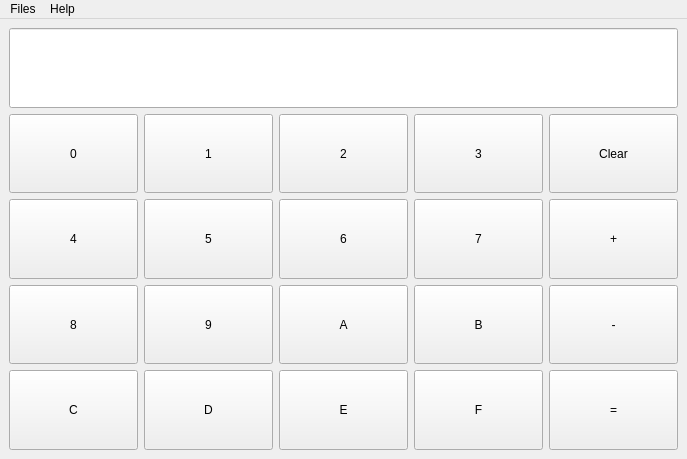
<?xml version="1.0" encoding="UTF-8"?>
<ui version="4.0">
 <class>MainWindow</class>
 <widget class="QMainWindow" name="MainWindow">
  <property name="geometry">
   <rect>
    <x>0</x>
    <y>0</y>
    <width>687</width>
    <height>459</height>
   </rect>
  </property>
  <property name="contextMenuPolicy">
   <enum>Qt::DefaultContextMenu</enum>
  </property>
  <property name="windowTitle">
   <string>Lab1</string>
  </property>
  <property name="tabShape">
   <enum>QTabWidget::Rounded</enum>
  </property>
  <widget class="QWidget" name="Widget">
   <property name="sizePolicy">
    <sizepolicy hsizetype="Preferred" vsizetype="Preferred">
     <horstretch>0</horstretch>
     <verstretch>0</verstretch>
    </sizepolicy>
   </property>
   <layout class="QGridLayout" name="gridLayout_2">
    <property name="sizeConstraint">
     <enum>QLayout::SetDefaultConstraint</enum>
    </property>
    <item row="0" column="0">
     <layout class="QGridLayout" name="GridLayout">
      <item row="3" column="4">
       <widget class="QPushButton" name="ButtonMinus">
        <property name="sizePolicy">
         <sizepolicy hsizetype="Minimum" vsizetype="Expanding">
          <horstretch>0</horstretch>
          <verstretch>0</verstretch>
         </sizepolicy>
        </property>
        <property name="text">
         <string>-</string>
        </property>
       </widget>
      </item>
      <item row="4" column="2">
       <widget class="QPushButton" name="ButtonE">
        <property name="sizePolicy">
         <sizepolicy hsizetype="Minimum" vsizetype="Expanding">
          <horstretch>0</horstretch>
          <verstretch>0</verstretch>
         </sizepolicy>
        </property>
        <property name="text">
         <string>E</string>
        </property>
       </widget>
      </item>
      <item row="1" column="3">
       <widget class="QPushButton" name="Button3">
        <property name="sizePolicy">
         <sizepolicy hsizetype="Minimum" vsizetype="Expanding">
          <horstretch>0</horstretch>
          <verstretch>0</verstretch>
         </sizepolicy>
        </property>
        <property name="text">
         <string>3</string>
        </property>
       </widget>
      </item>
      <item row="2" column="3">
       <widget class="QPushButton" name="Button7">
        <property name="sizePolicy">
         <sizepolicy hsizetype="Minimum" vsizetype="Expanding">
          <horstretch>0</horstretch>
          <verstretch>0</verstretch>
         </sizepolicy>
        </property>
        <property name="text">
         <string>7</string>
        </property>
       </widget>
      </item>
      <item row="3" column="0">
       <widget class="QPushButton" name="Button8">
        <property name="sizePolicy">
         <sizepolicy hsizetype="Minimum" vsizetype="Expanding">
          <horstretch>0</horstretch>
          <verstretch>0</verstretch>
         </sizepolicy>
        </property>
        <property name="text">
         <string>8</string>
        </property>
       </widget>
      </item>
      <item row="4" column="4">
       <widget class="QPushButton" name="ButtonEquals">
        <property name="sizePolicy">
         <sizepolicy hsizetype="Minimum" vsizetype="Expanding">
          <horstretch>0</horstretch>
          <verstretch>0</verstretch>
         </sizepolicy>
        </property>
        <property name="text">
         <string>=</string>
        </property>
       </widget>
      </item>
      <item row="2" column="0">
       <widget class="QPushButton" name="Button4">
        <property name="sizePolicy">
         <sizepolicy hsizetype="Minimum" vsizetype="Expanding">
          <horstretch>0</horstretch>
          <verstretch>0</verstretch>
         </sizepolicy>
        </property>
        <property name="text">
         <string>4</string>
        </property>
       </widget>
      </item>
      <item row="3" column="3">
       <widget class="QPushButton" name="ButtonB">
        <property name="sizePolicy">
         <sizepolicy hsizetype="Minimum" vsizetype="Expanding">
          <horstretch>0</horstretch>
          <verstretch>0</verstretch>
         </sizepolicy>
        </property>
        <property name="text">
         <string>B</string>
        </property>
       </widget>
      </item>
      <item row="1" column="1">
       <widget class="QPushButton" name="Button1">
        <property name="sizePolicy">
         <sizepolicy hsizetype="Minimum" vsizetype="Expanding">
          <horstretch>0</horstretch>
          <verstretch>0</verstretch>
         </sizepolicy>
        </property>
        <property name="text">
         <string>1</string>
        </property>
       </widget>
      </item>
      <item row="2" column="1">
       <widget class="QPushButton" name="Button5">
        <property name="sizePolicy">
         <sizepolicy hsizetype="Minimum" vsizetype="Expanding">
          <horstretch>0</horstretch>
          <verstretch>0</verstretch>
         </sizepolicy>
        </property>
        <property name="text">
         <string>5</string>
        </property>
       </widget>
      </item>
      <item row="1" column="2">
       <widget class="QPushButton" name="Button2">
        <property name="sizePolicy">
         <sizepolicy hsizetype="Minimum" vsizetype="Expanding">
          <horstretch>0</horstretch>
          <verstretch>0</verstretch>
         </sizepolicy>
        </property>
        <property name="text">
         <string>2</string>
        </property>
       </widget>
      </item>
      <item row="4" column="3">
       <widget class="QPushButton" name="ButtonF">
        <property name="sizePolicy">
         <sizepolicy hsizetype="Minimum" vsizetype="Expanding">
          <horstretch>0</horstretch>
          <verstretch>0</verstretch>
         </sizepolicy>
        </property>
        <property name="text">
         <string>F</string>
        </property>
       </widget>
      </item>
      <item row="2" column="2">
       <widget class="QPushButton" name="Button6">
        <property name="sizePolicy">
         <sizepolicy hsizetype="Minimum" vsizetype="Expanding">
          <horstretch>0</horstretch>
          <verstretch>0</verstretch>
         </sizepolicy>
        </property>
        <property name="text">
         <string>6</string>
        </property>
       </widget>
      </item>
      <item row="4" column="0">
       <widget class="QPushButton" name="ButtonC">
        <property name="sizePolicy">
         <sizepolicy hsizetype="Minimum" vsizetype="Expanding">
          <horstretch>0</horstretch>
          <verstretch>0</verstretch>
         </sizepolicy>
        </property>
        <property name="text">
         <string>C</string>
        </property>
       </widget>
      </item>
      <item row="3" column="1">
       <widget class="QPushButton" name="Button9">
        <property name="sizePolicy">
         <sizepolicy hsizetype="Minimum" vsizetype="Expanding">
          <horstretch>0</horstretch>
          <verstretch>0</verstretch>
         </sizepolicy>
        </property>
        <property name="text">
         <string>9</string>
        </property>
       </widget>
      </item>
      <item row="1" column="0">
       <widget class="QPushButton" name="Button0">
        <property name="sizePolicy">
         <sizepolicy hsizetype="Minimum" vsizetype="Expanding">
          <horstretch>0</horstretch>
          <verstretch>0</verstretch>
         </sizepolicy>
        </property>
        <property name="text">
         <string>0</string>
        </property>
       </widget>
      </item>
      <item row="3" column="2">
       <widget class="QPushButton" name="ButtonA">
        <property name="sizePolicy">
         <sizepolicy hsizetype="Minimum" vsizetype="Expanding">
          <horstretch>0</horstretch>
          <verstretch>0</verstretch>
         </sizepolicy>
        </property>
        <property name="text">
         <string>A</string>
        </property>
       </widget>
      </item>
      <item row="2" column="4">
       <widget class="QPushButton" name="ButtonPlus">
        <property name="sizePolicy">
         <sizepolicy hsizetype="Minimum" vsizetype="Expanding">
          <horstretch>0</horstretch>
          <verstretch>0</verstretch>
         </sizepolicy>
        </property>
        <property name="text">
         <string>+</string>
        </property>
       </widget>
      </item>
      <item row="1" column="4">
       <widget class="QPushButton" name="ButtonClear">
        <property name="sizePolicy">
         <sizepolicy hsizetype="Minimum" vsizetype="Expanding">
          <horstretch>0</horstretch>
          <verstretch>0</verstretch>
         </sizepolicy>
        </property>
        <property name="text">
         <string>Clear</string>
        </property>
       </widget>
      </item>
      <item row="4" column="1">
       <widget class="QPushButton" name="ButtonD">
        <property name="sizePolicy">
         <sizepolicy hsizetype="Minimum" vsizetype="Expanding">
          <horstretch>0</horstretch>
          <verstretch>0</verstretch>
         </sizepolicy>
        </property>
        <property name="text">
         <string>D</string>
        </property>
       </widget>
      </item>
      <item row="0" column="0" colspan="5">
       <widget class="QLineEdit" name="LineEdit">
        <property name="sizePolicy">
         <sizepolicy hsizetype="Expanding" vsizetype="Expanding">
          <horstretch>0</horstretch>
          <verstretch>0</verstretch>
         </sizepolicy>
        </property>
       </widget>
      </item>
     </layout>
    </item>
   </layout>
  </widget>
  <widget class="QMenuBar" name="Menu">
   <property name="geometry">
    <rect>
     <x>0</x>
     <y>0</y>
     <width>687</width>
     <height>30</height>
    </rect>
   </property>
   <widget class="QMenu" name="MenuFiles">
    <property name="title">
     <string>Files</string>
    </property>
   </widget>
   <widget class="QMenu" name="MenuHelp">
    <property name="title">
     <string>Help</string>
    </property>
    <addaction name="ActionAbout"/>
   </widget>
   <addaction name="MenuFiles"/>
   <addaction name="MenuHelp"/>
  </widget>
  <action name="ActionAbout">
   <property name="text">
    <string>About</string>
   </property>
  </action>
 </widget>
 <resources/>
 <connections>
  <connection>
   <sender>ButtonClear</sender>
   <signal>clicked()</signal>
   <receiver>LineEdit</receiver>
   <slot>clear()</slot>
   <hints>
    <hint type="sourcelabel">
     <x>573</x>
     <y>152</y>
    </hint>
    <hint type="destinationlabel">
     <x>557</x>
     <y>106</y>
    </hint>
   </hints>
  </connection>
 </connections>
</ui>
